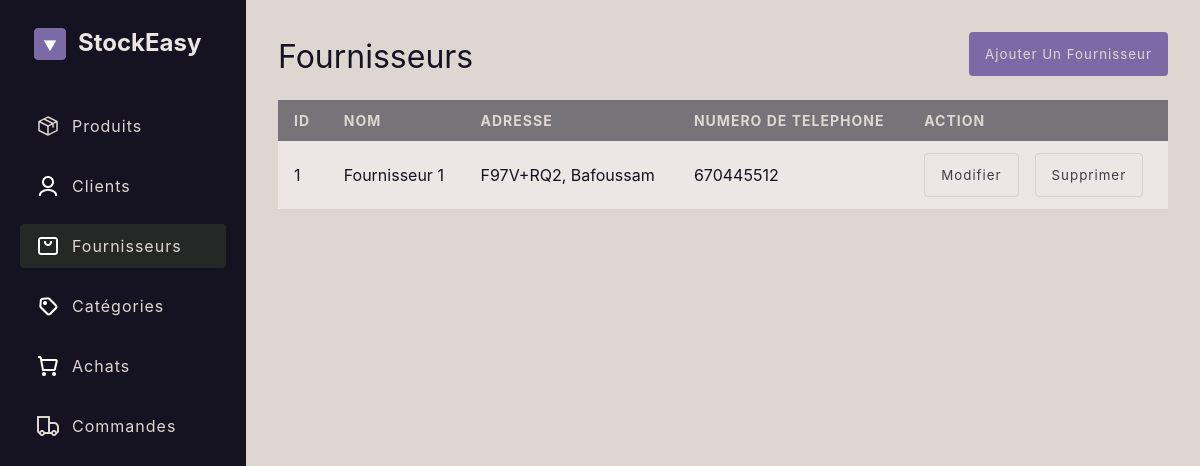
/suppliers.php, run on the app's committed database.
### tables this page shows
CREATE TABLE `Supplier` (
  `id` int(11) NOT NULL,
  `name` varchar(255) NOT NULL,
  `address` varchar(255) DEFAULT NULL,
  `phone_number` varchar(20) DEFAULT NULL
);

### suppliers.php (called while the page is built, shortened)
<?php
include "functions.php";
include "templates/right_page.php";

### functions.php (the view, shortened to what this page needs)
<?php
function generateTable($data, $tableStructure, $name)
{
    $is_numeric = "";
    array_push($tableStructure, "Action");
    echo '<div class="dynamic_table">';
    echo '<table>';
    echo '<thead>';
    echo '<tr>';
    foreach ($tableStructure as $column) {
        echo '<th>' . $column . '</th>';
    }
    echo '</tr>';
    echo '</thead>';
    echo '<tbody>';
    foreach ($data as $row) {
        echo '<tr>';
        foreach ($row as $value) {
            if(is_numeric($value)){
                $is_numeric = "is_numeric";
            }
            echo '<td class="'.$is_numeric.'">' . $value . '</td>';
        }
        echo '<td class="action">
            <button data-name="'. $name .'" data-'. $name .'="'. http_build_query($row) .'" class="btn btn-outline btn-update">Modifier</button>
            <button data-name="'. $name .'" data-'. $name .'="'. http_build_query($row) .'" class="btn btn-outline btn-delete">Supprimer</button>
        </td>';
        echo '</tr>';
    }
    echo '</tbody>';
    echo '</table>';
    echo '</div>';
}

### assets/css/Basic.css (style rules this page uses)
:root { --primary-color: #7C6AA6; --primary-color-100: #B0A6CA; --secondary-color-900: #85807D; --secondary-color-800: #9B9692; --secondary-color-700: #B2ABA7; --secondary-color-600: #C8C1BC; --secondary-color: #DED6D1; --secondary-color-100: #EBE6E3; --neutral-color-900: #0D0B14; --neutral-color: #151322; --neutral-color-400: #2C2B38; --neutral-color-300: #44424E; --neutral-color-200: #5B5A64; --neutral-color-100: #73717A; --primary-color-rgb: 124, 106, 166; --secondary-color-rgb: 222, 214, 209; --neutral-color-rgb: 21, 19, 34; --gray-color: rgba(var(--neutral-color-rgb), 0.1); }
body { font-family: "Inter"; color: var(--neutral-color); font-variation-settings: "wght" 400; background-color: var(--secondary-color); }
.btn { height: 44px; padding: 0 16px; border-radius: 4px; text-transform: capitalize; font-family: "Inter"; cursor: pointer; letter-spacing: 1px; }
.btn-outline { border: 1px solid var(--gray-color); background-color: transparent; color: rgba(var(--neutral-color-rgb), 0.8) ; }
.dynamic_table { overflow-y: auto; }
.dynamic_table table { border-collapse: collapse; width: 100%; }
.dynamic_table table th, td { padding: 12px 16px; }
.dynamic_table table td.action { display: flex; gap: 16px; }
.dynamic_table table thead { background-color: rgba(var(--neutral-color-rgb), 0.5); color: var(--secondary-color); font-size: 0.875rem; text-transform: uppercase; letter-spacing: 1px; }
.dynamic_table table thead tr { text-align: left; }
.dynamic_table table tbody tr { border-bottom: 1px solid rgba(var(--neutral-color-rgb), 0.1); }
.dynamic_table table tbody tr:nth-child(odd) { background-color: rgba(255, 255, 255, .4); }

### data on the page
supplier: id "1", name "Fournisseur 1", address "F97V+RQ2, Bafoussam", phone_number "670445512"

### other printed values
$title "Fournisseur"
$column "ID"
$column "NOM"
$column "ADRESSE"
$column "NUMERO DE TELEPHONE"
$column "ACTION"
